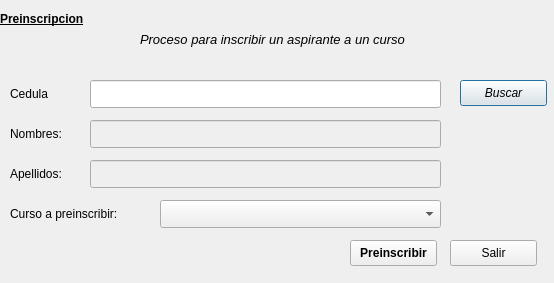
<?xml version="1.0" encoding="UTF-8"?>
<ui version="4.0">
 <class>Preinscribir</class>
 <widget class="QDialog" name="Preinscribir">
  <property name="geometry">
   <rect>
    <x>0</x>
    <y>0</y>
    <width>554</width>
    <height>283</height>
   </rect>
  </property>
  <property name="windowTitle">
   <string>Dialog</string>
  </property>
  <widget class="QLabel" name="label">
   <property name="geometry">
    <rect>
     <x>0</x>
     <y>10</y>
     <width>91</width>
     <height>18</height>
    </rect>
   </property>
   <property name="font">
    <font>
     <weight>75</weight>
     <bold>true</bold>
     <underline>true</underline>
    </font>
   </property>
   <property name="text">
    <string>Preinscripcion</string>
   </property>
  </widget>
  <widget class="QLabel" name="label_2">
   <property name="geometry">
    <rect>
     <x>140</x>
     <y>30</y>
     <width>271</width>
     <height>18</height>
    </rect>
   </property>
   <property name="font">
    <font>
     <pointsize>10</pointsize>
     <italic>true</italic>
    </font>
   </property>
   <property name="text">
    <string>Proceso para inscribir un aspirante a un curso</string>
   </property>
  </widget>
  <widget class="QLabel" name="label_3">
   <property name="geometry">
    <rect>
     <x>10</x>
     <y>80</y>
     <width>61</width>
     <height>28</height>
    </rect>
   </property>
   <property name="text">
    <string>Cedula</string>
   </property>
  </widget>
  <widget class="QLineEdit" name="txtCedula">
   <property name="geometry">
    <rect>
     <x>90</x>
     <y>80</y>
     <width>351</width>
     <height>28</height>
    </rect>
   </property>
  </widget>
  <widget class="QLabel" name="label_4">
   <property name="geometry">
    <rect>
     <x>10</x>
     <y>120</y>
     <width>61</width>
     <height>28</height>
    </rect>
   </property>
   <property name="text">
    <string>Nombres:</string>
   </property>
  </widget>
  <widget class="QLabel" name="label_5">
   <property name="geometry">
    <rect>
     <x>10</x>
     <y>160</y>
     <width>71</width>
     <height>28</height>
    </rect>
   </property>
   <property name="text">
    <string>Apellidos:</string>
   </property>
  </widget>
  <widget class="QLineEdit" name="txtNombres">
   <property name="enabled">
    <bool>false</bool>
   </property>
   <property name="geometry">
    <rect>
     <x>90</x>
     <y>120</y>
     <width>351</width>
     <height>28</height>
    </rect>
   </property>
  </widget>
  <widget class="QLineEdit" name="txtApellidos">
   <property name="enabled">
    <bool>false</bool>
   </property>
   <property name="geometry">
    <rect>
     <x>90</x>
     <y>160</y>
     <width>351</width>
     <height>28</height>
    </rect>
   </property>
  </widget>
  <widget class="QPushButton" name="btBuscar">
   <property name="geometry">
    <rect>
     <x>460</x>
     <y>80</y>
     <width>87</width>
     <height>26</height>
    </rect>
   </property>
   <property name="font">
    <font>
     <italic>true</italic>
    </font>
   </property>
   <property name="text">
    <string>Buscar</string>
   </property>
  </widget>
  <widget class="QComboBox" name="comboCursos">
   <property name="geometry">
    <rect>
     <x>160</x>
     <y>200</y>
     <width>281</width>
     <height>28</height>
    </rect>
   </property>
  </widget>
  <widget class="QLabel" name="label_6">
   <property name="geometry">
    <rect>
     <x>10</x>
     <y>200</y>
     <width>131</width>
     <height>28</height>
    </rect>
   </property>
   <property name="text">
    <string>Curso a preinscribir:</string>
   </property>
  </widget>
  <widget class="QPushButton" name="btAceptar">
   <property name="geometry">
    <rect>
     <x>350</x>
     <y>240</y>
     <width>87</width>
     <height>26</height>
    </rect>
   </property>
   <property name="font">
    <font>
     <weight>75</weight>
     <bold>true</bold>
    </font>
   </property>
   <property name="text">
    <string>Preinscribir</string>
   </property>
  </widget>
  <widget class="QPushButton" name="btSalir">
   <property name="geometry">
    <rect>
     <x>450</x>
     <y>240</y>
     <width>87</width>
     <height>26</height>
    </rect>
   </property>
   <property name="text">
    <string>Salir</string>
   </property>
  </widget>
 </widget>
 <resources/>
 <connections/>
</ui>
